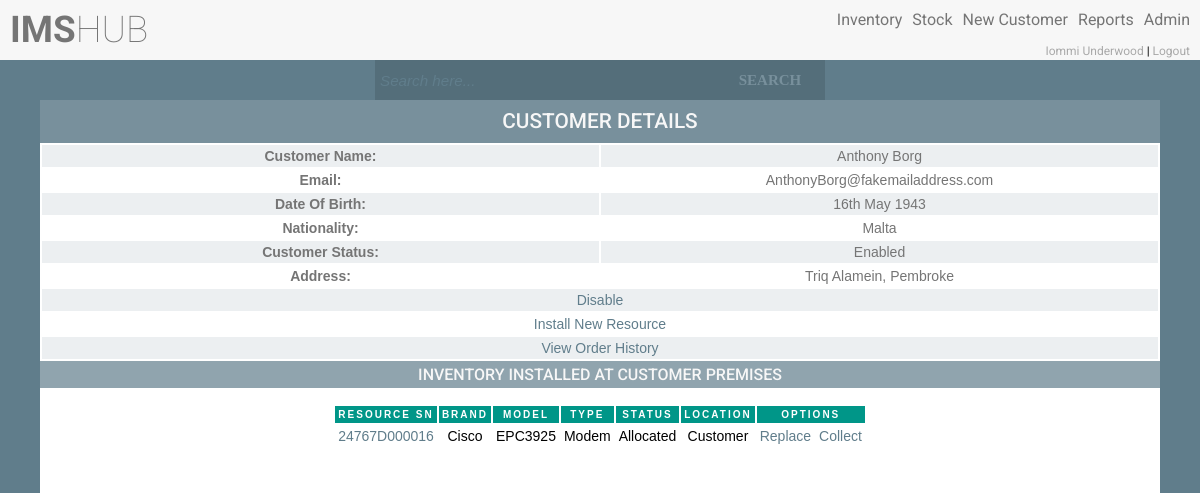
Before: /viewCustomerDetails.php?id=90 (signed in) with the older database file.
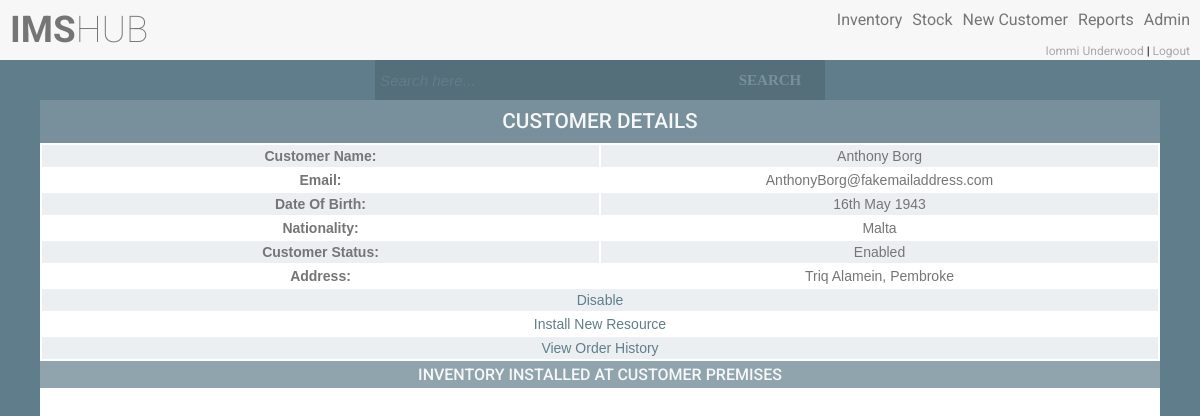
After: the same page with the newer database file.
### tables this page shows
CREATE TABLE `resources` (
  `resource_id` int(11) NOT NULL AUTO_INCREMENT,
  `resource_unique_value` varchar(50) NOT NULL,
  `resource_model_id` int(11) NOT NULL,
  `resource_type_id` int(11) NOT NULL,
  `voucher_value_id` int(11) DEFAULT NULL,
  `resource_status_id` int(11) NOT NULL,
  `resource_location_id` int(11) NOT NULL,
  `customer_account_id` int(11) DEFAULT NULL,
  `last_transaction_id` int(11) DEFAULT NULL,
  `resource_latitude` float(10,6) DEFAULT NULL,
  `resource_longitude` float(10,6) DEFAULT NULL,
  `last_update_user` int(11) NOT NULL,
  PRIMARY KEY (`resource_id`),
  UNIQUE KEY `resource_unique_value_UNIQUE` (`resource_unique_value`),
  KEY `fk_resource_status_id` (`resource_status_id`),
  KEY `fk_resource_type_id` (`resource_type_id`),
  KEY `fk_resource_location_id` (`resource_location_id`),
  KEY `fk_customer_account_id` (`customer_account_id`),
  KEY `fk_resource_model_id` (`resource_model_id`),
  KEY `fk_voucher_value_id` (`voucher_value_id`),
  KEY `fk_last_transaction_id` (`last_transaction_id`),
  KEY `ix_resource_unique_value` (`resource_unique_value`),
  CONSTRAINT `fk_customer_account_id` FOREIGN KEY (`customer_account_id`) REFERENCES `customer_accounts` (`customer_account_id`),
  CONSTRAINT `fk_last_transaction_id` FOREIGN KEY (`last_transaction_id`) REFERENCES `transactions` (`transaction_id`),
  CONSTRAINT `fk_resource_location_id` FOREIGN KEY (`resource_location_id`) REFERENCES `resource_locations` (`resource_location_id`),
  CONSTRAINT `fk_resource_model_id` FOREIGN KEY (`resource_model_id`) REFERENCES `resource_models` (`resource_model_id`),
  CONSTRAINT `fk_resource_status_id` FOREIGN KEY (`resource_status_id`) REFERENCES `resource_statuses` (`resource_status_id`),
  CONSTRAINT `fk_voucher_value_id` FOREIGN KEY (`voucher_value_id`) REFERENCES `voucher_values` (`voucher_value_id`)
);

CREATE TABLE `resource_brands` (
  `resource_brand_id` int(11) NOT NULL AUTO_INCREMENT,
  `resource_brand` varchar(50) NOT NULL,
  PRIMARY KEY (`resource_brand_id`),
  UNIQUE KEY `uq_resource_brand` (`resource_brand`)
);

CREATE TABLE `resource_models` (
  `resource_model_id` int(11) NOT NULL AUTO_INCREMENT,
  `resource_brand_id` int(11) NOT NULL,
  `resource_type_id` int(11) NOT NULL,
  `resource_model` varchar(50) NOT NULL,
  `warning` int(11) NOT NULL,
  `danger` int(11) NOT NULL,
  `sell` int(11) NOT NULL,
  `install` int(11) NOT NULL,
  PRIMARY KEY (`resource_model_id`),
  UNIQUE KEY `uq_resource_model` (`resource_model`),
  KEY `fk_resource_brand_id` (`resource_brand_id`),
  KEY `fk_resource_type_id_idx` (`resource_type_id`),
  CONSTRAINT `fk_resource_brand_id` FOREIGN KEY (`resource_brand_id`) REFERENCES `resource_brands` (`resource_brand_id`),
  CONSTRAINT `fk_resource_type_id` FOREIGN KEY (`resource_type_id`) REFERENCES `resource_types` (`resource_type_id`) ON DELETE NO ACTION ON UPDATE NO ACTION
);

CREATE TABLE `resource_types` (
  `resource_type_id` int(11) NOT NULL AUTO_INCREMENT,
  `resource_type` varchar(50) NOT NULL,
  PRIMARY KEY (`resource_type_id`),
  UNIQUE KEY `uq_resource_type` (`resource_type`)
);

CREATE TABLE `resource_statuses` (
  `resource_status_id` int(11) NOT NULL AUTO_INCREMENT,
  `resource_status` varchar(50) NOT NULL,
  PRIMARY KEY (`resource_status_id`),
  UNIQUE KEY `uq_resource_status` (`resource_status`)
);

CREATE TABLE `resource_locations` (
  `resource_location_id` int(11) NOT NULL AUTO_INCREMENT,
  `resource_location_name` varchar(50) NOT NULL,
  `resource_location_description` varchar(200) NOT NULL,
  `resource_location_type_id` int(11) NOT NULL,
  `latitude` float(10,6) DEFAULT NULL,
  `longitude` float(10,6) DEFAULT NULL,
  PRIMARY KEY (`resource_location_id`),
  UNIQUE KEY `uq_resource_location_name` (`resource_location_name`),
  UNIQUE KEY `uq_resource_location_description` (`resource_location_description`),
  KEY `fk_resource_location_type_id` (`resource_location_type_id`),
  CONSTRAINT `fk_resource_location_type_id` FOREIGN KEY (`resource_location_type_id`) REFERENCES `resource_location_types` (`resource_location_type_id`)
);

### classes/db.php (called while the page is built, shortened)
<?php
class db
{
    private static $_instance = null;
    private $_pdo,
            $_query,
            $_error = false,
            $_results,
            $_count = 0;
    private function __construct()
    {
        try {
            $this->_pdo = new PDO('mysql:host=' . config::get('mysql/host') . ';dbname=' . config::get('mysql/db'), config::get('mysql/username'), config::get('mysql/password'));
        } catch (PDOException $e) {
            die($e->getMessage());
        }
    }
    public static function getInstance()
    {
        if (!isset(self::$_instance)) {
            self::$_instance = new db();
        }
        return self::$_instance;
    }
    public function query($sql, $params = array())
    {
        $this->_error = false;
        if ($this->_query = $this->_pdo->prepare($sql)) {
            $x = 1;
            if (count($params)) {
                foreach ($params as $param) {
                    $this->_query->bindValue($x, $param);
                    $x++;
                }
            }
            if ($this->_query->execute()) {
                $this->_results = $this->_query->fetchAll(PDO::FETCH_OBJ);
                $this->_count = $this->_query->rowCount();
            } else {
                $this->_error = true;
            }
        }
        return $this;
    }
    public function action($action, $table, $where = array()){
        if (count($where) === 3) {
            $operators = array('=', '>', '<', '>=', '<=');
            $field      = $where[0];
            $operator   = $where[1];
            $value      = $where[2];
            if (in_array($operator, $operators)) {
                $sql = "{$action} from {$table} where {$field} {$operator} ?";
                if (!$this->query($sql, array($value))->error()) {
                    return $this;
                }
            }
        }
        return false;
    }
    public function get($table, $where){
        return $this->action('select *', $table, $where);
    }
    public function results()
    {
        return $this->_results;
    }
    public function error()
    {
        return $this->_error;
    }
    public function count()
    {
        return $this->_count;
    }
}

### classes/config.php (called while the page is built)
<?php
class config
{
    public static function get($path = null)
    {
        if ($path) {
            $config = $GLOBALS['config'];
            $path = explode('/', $path);
            foreach ($path as $bit) {
                if (isset($config[$bit])) {
                    $config = $config[$bit];
                }
            }
            return $config;
        }
        return false;
    }
}

### functions/sanitize.php (called while the page is built)
<?php
function escape($string){
    return htmlentities($string, ENT_QUOTES, 'UTF-8');
}

### classes/customer.php (the view, shortened to what the changed rows need)
<?php
class customer
{
    private $_db,
        $_data;
    public function __construct($user = null){
        $this->_db = db::getInstance();
    }
            ?>
            <?php
    public function getCustomerDetails($customerId){
        $sql = "SELECT
                    CONCAT(ca.customer_name,
                            ' ',
                            ca.customer_surname) AS fullName,
                    ca.customer_email,
                    DATE_FORMAT(ca.customer_dob, '%D %b %Y') AS customer_dob,
                    n.nationality,
                    ca.customer_account_status_id,
                    cas.customer_account_status,
                    CONCAT(s.street_name, ', ', t.town_name) AS address
                FROM
                    ims.customer_accounts ca
                        INNER JOIN
                    ims.nationalities n ON ca.nationality_id = n.nationality_id
                        INNER JOIN
                    ims.customer_account_statuses cas ON ca.customer_account_status_id = cas.customer_account_status_id
                        INNER JOIN
                    ims.towns t ON ca.town_id = t.town_id
                        INNER JOIN
                    ims.streets s ON ca.street_id = s.street_id
                WHERE
                    ca.customer_account_id = {$customerId}";
        $get = $this->_db->query($sql);
        if (!$get->count()) {
            echo 'could not get data';
        } else {
            ?>
            <div class="separator">
                <h1>Customer Details</h1>
            </div>
            <?php
        }
    }
    public function getInventoryCPE($customerId) {
        ?>
        <div class="separator">
            <h2>Inventory installed at customer premises</h2>
        </div>
        <?php
        $sql = "SELECT
                    r.resource_id,
                    r.resource_unique_value,
                    rm.resource_model,
                    rt.resource_type_id,
                    rt.resource_type,
                    rb.resource_brand,
                    rs.resource_status,
                    rl.resource_location_name,
                    ca.customer_account_status_id
                FROM
                    ims.resources r
                        INNER JOIN
                    ims.resource_models rm ON r.resource_model_id = rm.resource_model_id
                        INNER JOIN
                    ims.resource_brands rb ON rm.resource_brand_id = rb.resource_brand_id
                        INNER JOIN
                    ims.resource_types rt ON r.resource_type_id = rt.resource_type_id
                        INNER JOIN
                    ims.resource_statuses rs ON r.resource_status_id = rs.resource_status_id
                        INNER JOIN
                    ims.resource_locations rl ON r.resource_location_id = rl.resource_location_id
                        INNER JOIN
                    ims.customer_accounts ca ON r.customer_account_id = ca.customer_account_id
                WHERE
                    r.customer_account_id = {$customerId}
                        AND r.resource_status_id = 2
                        AND r.resource_location_id = 7";
        $get = $this->_db->query($sql);
        if (!$get->count()) {
        } else {
            foreach ($get->results() as $r) {
                $customerStatusId = escape($r->customer_account_status_id);
            }
            ?>
            <div class="center-table">
                <table>
                    <tr>
                        <th>Resource SN</th>
                        <th>Brand</th>
                        <th>Model</th>
                        <th>Type</th>
                        <th>Status</th>
                        <th>Location</th>
                        <?php
                        if ($customerStatusId == 1) {
                            echo '<th colspan="2">Options</th>';
                        } elseif ($customerStatusId == 2){
                            echo '<th>Options</th>';
                        }
                        ?>
                    </tr>
            <?php
            foreach ($get->results() as $r) {
                $resourceId = escape($r->resource_id);
                $resourceUniqueValue = escape($r->resource_unique_value);
                $resourceModel = escape($r->resource_model);
                $resourceTypeId = escape($r->resource_type_id);
                $resourceType = escape($r->resource_type);
                $resourceBrand = escape($r->resource_brand);
                $resourceStatus = escape($r->resource_status);
                $resourceLocation = escape($r->resource_location_name);
                echo '<tr>';
                    echo '<td><a href="viewInventoryDetails.php?id=' . $resourceId . '">' . $resourceUniqueValue . '</a></td>';
                    echo '<td>' . $resourceBrand . '</td>';
                    echo '<td>' . $resourceModel . '</td>';
                    echo '<td>' . $resourceType . '</td>';
                    echo '<td>' . $resourceStatus . '</td>';
                    echo '<td>' . $resourceLocation . '</td>';
                    if ($customerStatusId == 1){
                        echo '<td><a href="replaceResource.php?customerId=' . $customerId . '&resource=' . $resourceUniqueValue . '&resourceTypeId=' . $resourceTypeId . '">Replace</a></td>';
                    } elseif ($customerStatusId == 2) {
                    }
                        echo '<td><a href="collectResource.php?customerId=' . $customerId . '&resource=' . $resourceUniqueValue . '&resourceTypeId=' . $resourceTypeId . '">Collect</a></td>';
                echo '</tr>';
            }
            ?>
                </table>
            </div>
            <?php
        }
    }
}

Changed rows visible on the page:
no longer on this page (row edited): resources: resource_unique_value "24767D000016", resource_brands.resource_brand "Cisco", resource_model.resource_model "EPC3925", resource_type.resource_type "Modem", resource_status.resource_status "Allocated", resource_location.resource_location_name "Customer"
Other visible differences:
text no longer shown: "RESOURCE SN BRAND MODEL TYPE STATUS LOCATION OPTIONS"
